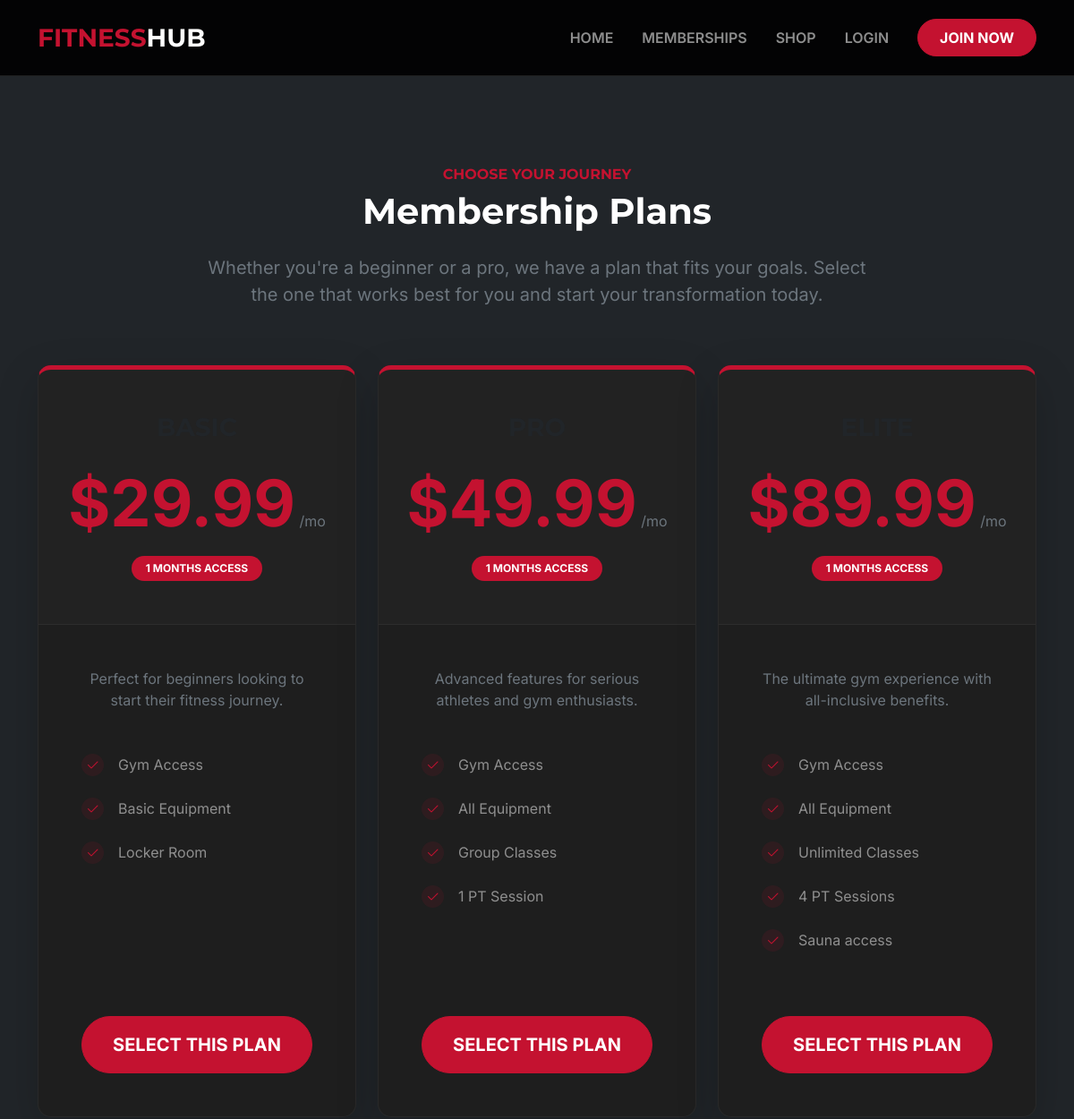
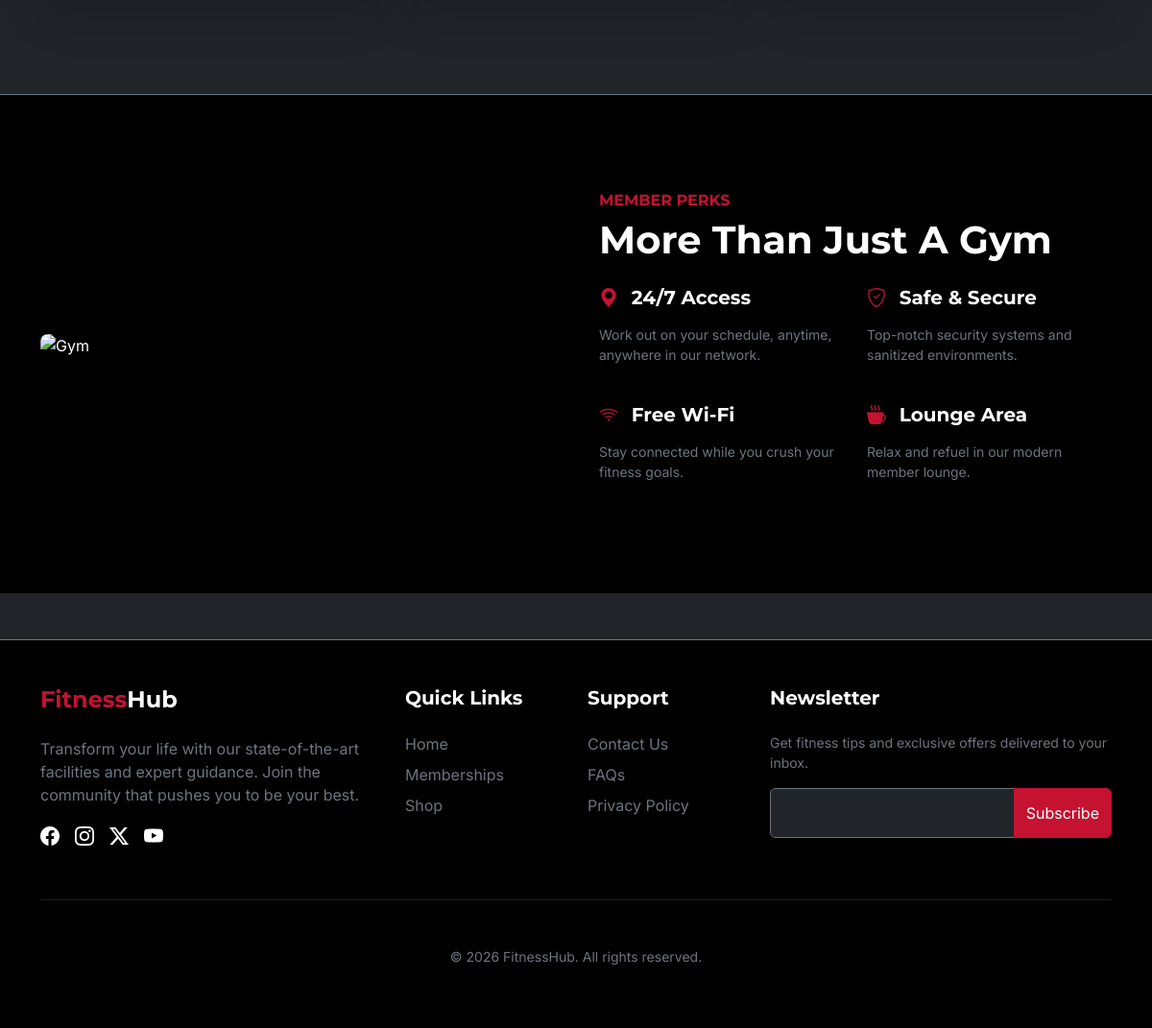
The app's page /memberships/ with its own data (2 pictures, top to bottom).
### gym/models.py (models this page shows, shortened)
class MembershipPlan(models.Model):
    name = models.CharField(max_length=100)
    description = models.TextField()
    price = models.DecimalField(max_digits=10, decimal_places=2)
    duration_months = models.IntegerField(default=1)
    features = models.TextField(help_text="Enter features separated by commas")
    def get_features_list(self):
        return [f.strip() for f in self.features.split(',')]

### gym/views.py (the view)
# urls.py: path('memberships/', views.membership_plans, name='membership_plans'),
def membership_plans(request):
    plans = MembershipPlan.objects.all()
    return render(request, 'gym/membership_plans.html', {'plans': plans})

### gym/templates/gym/membership_plans.html (shortened to what this page needs)
{% extends 'base.html' %}
{% block content %}
<section class="section-padding">
    <div class="container">
        <div class="row mb-5 text-center">
            <div class="col-lg-8 mx-auto">
                <h6 class="text-primary-theme fw-bold text-uppercase mb-2">Choose Your Journey</h6>
                <h2 class="fw-bold fs-1 mb-4">Membership Plans</h2>
                <p class="text-secondary fs-5">Whether you're a beginner or a pro, we have a plan that fits your goals. Select the one that works best for you and start your transformation today.</p>
            </div>
        </div>
        <div class="row g-4 justify-content-center">
            {% for plan in plans %}
            <div class="col-lg-4 col-md-6">
                <div class="card h-100 shadow-lg pricing-card">
                    <div class="card-header text-center py-5">
                        <h3 class="fw-bold text-uppercase mb-0 tracking-widest">{{ plan.name }}</h3>
                        <div class="mt-4">
                            <span class="display-2 fw-bold text-primary-theme">${{ plan.price }}</span>
                            <span class="text-secondary">/mo</span>
                        </div>
                        <div class="badge bg-primary-theme text-white text-uppercase p-2 px-3 mt-3 rounded-pill small fw-bold">
                            {{ plan.duration_months }} Months Access
                        </div>
                    </div>
                    <div class="card-body p-5 d-flex flex-column">
                        <p class="text-center text-secondary mb-5 fs-6">{{ plan.description }}</p>
                        <ul class="list-unstyled mb-5 flex-grow-1">
                            {% for feature in plan.get_features_list %}
                                <li class="mb-4 d-flex align-items-start">
                                    <div class="bg-primary-theme-light rounded-circle p-1 me-3 d-flex align-items-center justify-content-center" style="width: 25px; height: 25px; background: rgba(196, 18, 48, 0.1);">
                                        <i class="bi bi-check2 text-primary-theme fw-bold"></i>
                                    </div>
                                    <span class="text-white-50">{{ feature }}</span>
                                </li>
                            {% endfor %}
                        </ul>
                        <div class="mt-auto d-grid">
                            <a href="{% url 'apply_membership' plan.id %}" class="btn btn-primary-theme text-white btn-lg py-3 rounded-pill fw-bold text-uppercase">Select This Plan</a>
                        </div>
                    </div>
                </div>
            </div>
            {% endfor %}
        </div>
    </div>
</section>
<section class="section-padding bg-black border-top border-secondary">
    <div class="container">
        <div class="row align-items-center g-5">
            <div class="col-lg-6">
                <img src="https://images.unsplash.com/photo-1571902943202-507ec2618e8f?q=80&w=1975&auto=format&fit=crop" alt="Gym" class="img-fluid rounded-3 shadow-lg">
            </div>
            <div class="col-lg-6">
                <h6 class="text-primary-theme fw-bold text-uppercase mb-2">Member Perks</h6>
                <h2 class="fw-bold fs-1 mb-4">More Than Just A Gym</h2>
                <div class="row g-4">
                    <div class="col-sm-6">
                        <h5 class="fw-bold text-white mb-3"><i class="bi bi-geo-alt-fill text-primary-theme me-2"></i> 24/7 Access</h5>
                        <p class="text-secondary small">Work out on your schedule, anytime, anywhere in our network.</p>
                    </div>
                    <div class="col-sm-6">
                        <h5 class="fw-bold text-white mb-3"><i class="bi bi-shield-check text-primary-theme me-2"></i> Safe & Secure</h5>
                        <p class="text-secondary small">Top-notch security systems and sanitized environments.</p>
                    </div>
                    <div class="col-sm-6">
                        <h5 class="fw-bold text-white mb-3"><i class="bi bi-wifi text-primary-theme me-2"></i> Free Wi-Fi</h5>
                        <p class="text-secondary small">Stay connected while you crush your fitness goals.</p>
                    </div>
                    <div class="col-sm-6">
                        <h5 class="fw-bold text-white mb-3"><i class="bi bi-cup-hot-fill text-primary-theme me-2"></i> Lounge Area</h5>
                        <p class="text-secondary small">Relax and refuel in our modern member lounge.</p>
                    </div>
                </div>
            </div>
        </div>
    </div>
</section>
{% endblock %}

### static/css/style.css (style rules this page uses)
:root { --primary-theme: #c41230; --primary-hover: #a00e26; --bg-dark: #121212; --bg-black: #000000; --text-muted: #adb5bd; --transition-base: all 0.3s ease; }
body { background-color: var(--bg-dark); font-family: 'Inter', sans-serif; color: #ffffff; overflow-x: hidden; }
h1, h2, h3, h4, h5, h6, .navbar-brand { font-family: 'Montserrat', sans-serif; }
.text-primary-theme { color: var(--primary-theme) !important; }
.bg-primary-theme { background-color: var(--primary-theme) !important; }
.btn-primary-theme { background-color: var(--primary-theme); border-color: var(--primary-theme); transition: var(--transition-base); }
.card { background-color: #1e1e1e; border: 1px solid rgba(255,255,255,0.05); border-radius: 15px; overflow: hidden; transition: var(--transition-base); }
.pricing-card { border-top: 5px solid var(--primary-theme); }
.card-header { background-color: rgba(255,255,255,0.02); border-bottom: 1px solid rgba(255,255,255,0.05); }
.section-padding { padding: 100px 0; }
.bg-black { background-color: var(--bg-black) !important; }

### records on screen
MembershipPlan: price "29.99", duration_months "1", description "Perfect for beginners looking to start their fitness journey.", get_features_list "Gym Access" "Basic Equipment" "Locker Room"
MembershipPlan: price "49.99", duration_months "1", description "Advanced features for serious athletes and gym enthusiasts.", get_features_list "Gym Access" "All Equipment" "Group Classes" "1 PT Session"
MembershipPlan: price "89.99", duration_months "1", description "The ultimate gym experience with all-inclusive benefits.", get_features_list "Gym Access" "All Equipment" "Unlimited Classes" "4 PT Sessions" "Sauna access"
